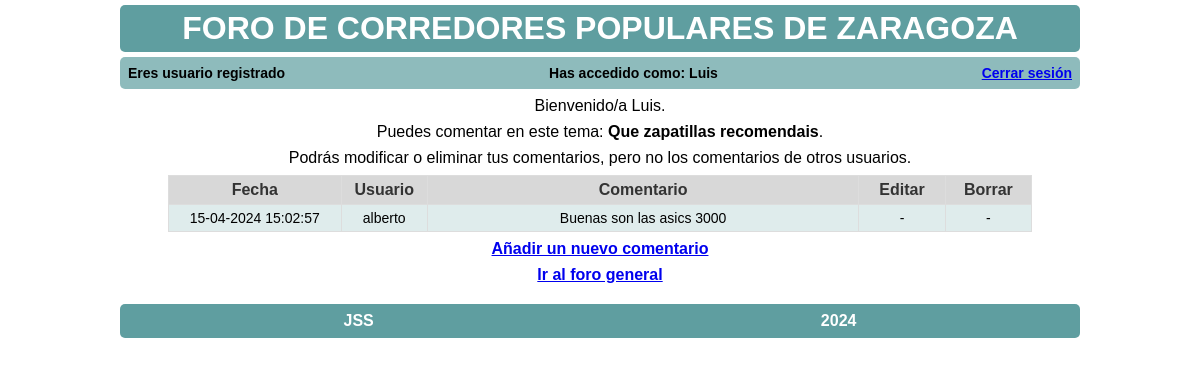
/tema.php?id=46&tema=Que zapatillas recomendais&usuario=5 (signed in), run on the app's committed database.
### tables this page shows
CREATE TABLE `comentarios` (
  `id_comentario` int(11) NOT NULL,
  `comentario` longtext NOT NULL,
  `fecha_comentario` datetime NOT NULL,
  `id_tema` int(11) NOT NULL,
  `id_usuario` int(11) NOT NULL
);

CREATE TABLE `usuarios` (
  `id_usuario` int(11) NOT NULL,
  `usuario` text NOT NULL,
  `pw` varchar(32) NOT NULL,
  `email` varchar(32) NOT NULL
);

### tema.php (the view, shortened to what this page needs)
<?php
include("connect-db.php");
$id = $_GET['id'];
$tema = $_GET['tema'];
$usuarioActual = $_SESSION['id_usuario'];
if (isset($_SESSION['id_usuario'])) {
    include("header.php");
?>
<?php
    if ($usuarioActual == '1') {
    ?>
    <p>Eres <b>admin</b>, puedes editar o eliminar cualquier comentario</p>
    <?php }
    else { ?>
    <p>Bienvenido/a <?php echo $_SESSION['usuario']; ?>.
    <p> Puedes comentar en este tema:<b> <?php echo $tema ?></b>.
    <p>Podrás modificar o eliminar tus comentarios, pero no los comentarios de otros usuarios.</p>
    <?php
    }
    $sql = "SELECT * FROM comentarios
        INNER JOIN temas ON comentarios.id_tema = temas.id_tema
        INNER JOIN usuarios ON comentarios.id_usuario = usuarios.id_usuario
        WHERE comentarios.id_tema = :id
        ORDER BY id_comentario desc";
    try {
        $consulta = $conn->prepare($sql);
        $consulta->bindParam(':id', $id, PDO::PARAM_INT);
        $consulta->execute();
        $comentarios = $consulta->fetchAll(PDO::FETCH_ASSOC);
        echo "<table class='tabla_foro'>";
        echo "<thead><tr>
        <th width='20%'>Fecha</th>
        <th width='10%'>Usuario</th>
        <th width='50%'>Comentario</th>
        <th width='10%'>Editar</th>
        <th width='10%'>Borrar</th>
        </tr></thead>";
        echo "<tbody>";
        foreach ($comentarios as $row) {
            echo "<tr>";
            echo '<td>' . date('d-m-Y H:i:s', strtotime($row['fecha_comentario'])) . '</td>';
            echo '<td>' . $row['usuario'] . '</td>';
            echo '<td>' . $row['comentario'] . '</td>';
            if ($row['id_usuario'] == $usuarioActual || $usuarioActual=='1') {
                echo '<td> <a href="actualizarComentario.php?id_comentario=' . $row['id_comentario'] . '&comentario=' . $row['comentario'] . '&tema=' . $row['tema'] . '&id_tema=' . $row['id_tema'] . '"><i class="fa-solid fa-pen"></i></td>';
                echo '<td> <a href="borrarComentario.php?id_comentario='.$row['id_comentario'].'&comentario='.$row['comentario'].'&tema='.$row['tema'].'&id_tema='.$row['id_tema'].'"><i class="fa-solid fa-trash"></i></a></td>';
            } else {
                echo "<td>-</td><td>-</td>";
            }
        }
        echo "</tbody>";
        echo "</table>";
    } catch (PDOException $e) {
        echo "Error al ejecutar la consulta: " . $e->getMessage();
    }
    ?>
    <p><a href="newcomentario.php?id_tema=<?php echo $id; ?>&id_usuario=<?php echo $_SESSION['id_usuario']; ?>&tema=<?php echo $tema; ?>">Añadir un nuevo comentario</a></p>
    <p><a href="foro.php">Ir al foro general</a></p>
    </body>
    </html>
<?php
    include('footer.php');
} else {
    header("Location: index.php");
}
?>

### css/stylos.css (style rules this page uses)
* { margin: 0; padding: 0; box-sizing: border-box; }
body { width: 80%; margin: 0 auto; font-family: Arial, Helvetica, sans-serif; }
a { text-align: center; font-weight: bolder; }
p { text-align: center; margin: 8px; }
table { background-color: rgba(95, 158, 160, 0.2); padding: 15px; border: 1px solid black; width: 70%; margin: 0 auto; }
table tr td { text-align: center; font-size: 14px; }
.tabla_foro { width: 90%; border-collapse: collapse; border: 1px solid #ddd; font-family: Arial, sans-serif; text-align: center; margin: 0 auto; }
.tabla_foro thead th, tfoot { background-color: #d8d8d8; color: #333; border: 1px solid #ddd; padding: 5px; }
.tabla_foro tbody td { border: 1px solid #ddd; padding: 5px; }

### data on the page
comentarios: fecha_comentario "15-04-2024 15:02:57", id_usuario.usuario "alberto", comentario "Buenas son las asics 3000"

### other printed values
$_SESSION['usuario'] "Luis"
$tema "Que zapatillas recomendais"
